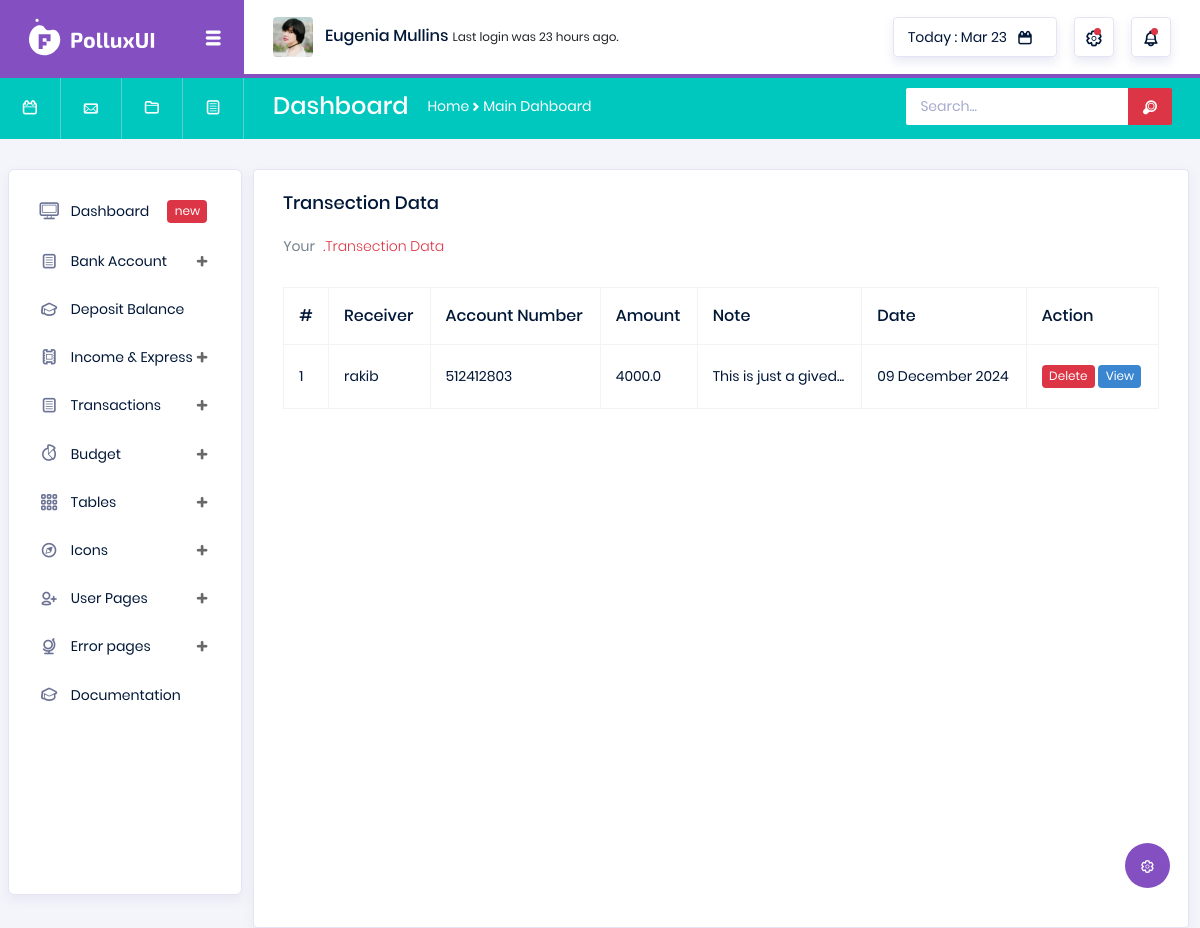
Before: /transection-data/ (signed in) with the older database file.
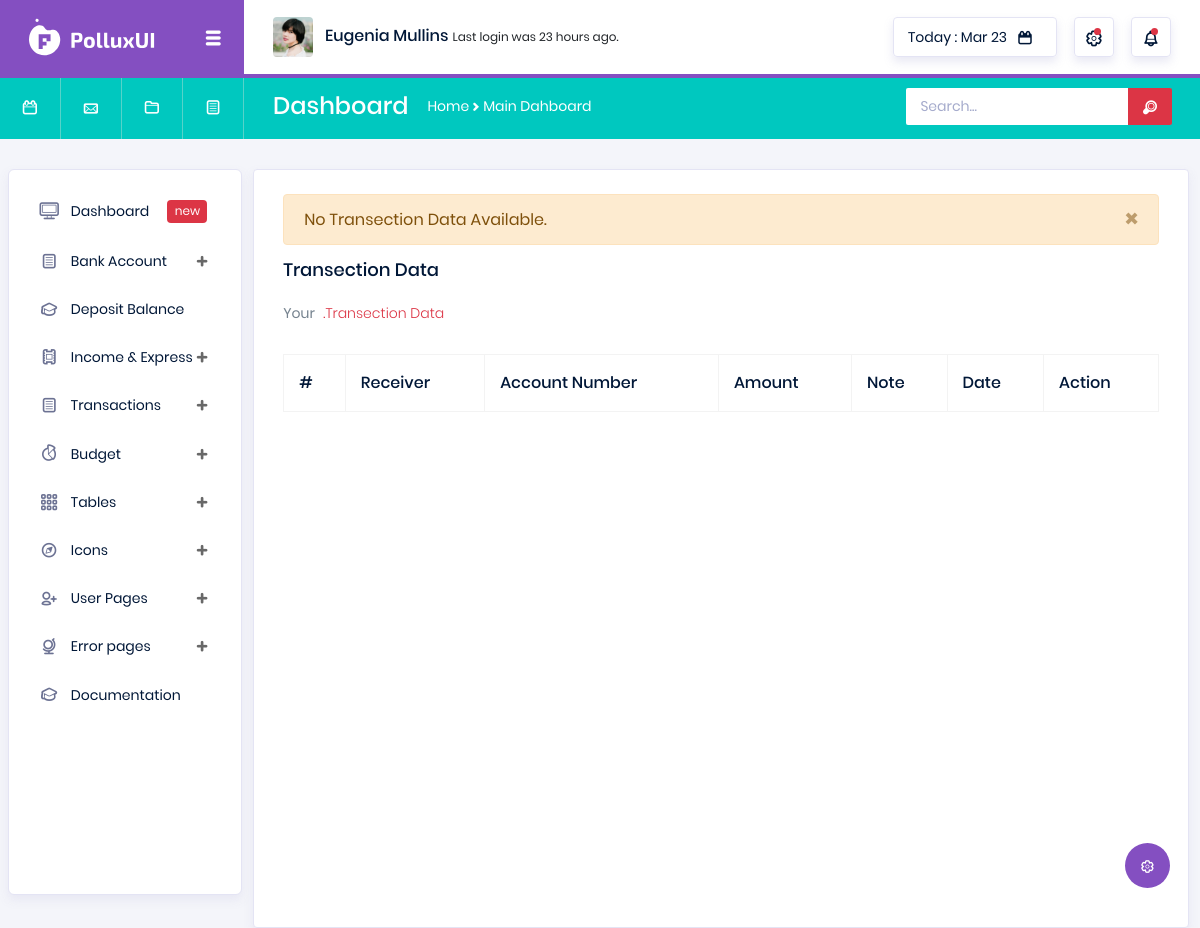
After: the same page with the newer database file.
### transactions/models.py (models this page shows)
class Transaction(models.Model):
    send_user = models.ForeignKey(User, on_delete=models.CASCADE, related_name='send_user')
    receive_user = models.ForeignKey(User, on_delete=models.CASCADE, related_name='receive_user')
    account_number = models.CharField(max_length=3600)
    amount = models.FloatField(default=0)
    note = models.TextField()
    transection_date = models.DateTimeField(auto_now_add=True)

### transactions/views.py (the view)
# urls.py: path('transection-data/', views.transection_data, name='transection_data'),
def transection_data(request):
    current_user = request.user
    transection_data = Transaction.objects.filter(send_user=current_user)
    if not transection_data.exists():
        messages.warning(request, "No Transection Data Available.")
    context = {
        'transection_data':transection_data
    }
    return render(request, 'transaction/transection_data.html', context)

### templates/transaction/transection_data.html (shortened to what this page needs)
{% extends 'base.html' %}
{% load static %}
{% block body %}
<div class="col-lg-12 grid-margin stretch-card">
    <div class="card">
      <div class="card-body">
        {% include "shared/messages.html" %}
        <h4 class="card-title">Transection Data</h4>
        <p class="card-description">
          Your <code>.Transection Data</code>
        </p>
        <div class="table-responsive pt-3">
          <table class="table table-bordered">
            <thead>
              <tr>
                <th>
                  #
                </th>
                <th>
                  Receiver
                </th>
                <th>
                  Account Number
                </th>
                <th>
                  Amount
                </th>
                <th>
                  Note
                </th>
                <th>
                  Date
                </th>
                <th>
                  Action
                </th>
              </tr>
            </thead>
            <tbody>
              {% for data in transection_data %}
              <tr>
                <td>
                  {{forloop.counter}}
                </td>
                <td>
                  {{data.receive_user}}
                </td>
                <td>
                    {{data.account_number}}
                </td>
                <td>
                    {{data.amount}}
                  </td>
                <td>
                  {{data.note|slice:30}}...
                </td>
                <td>
                    {{data.transection_date|date:"d F Y"}}
                </td>
                <td>
                  <a href="" class="badge badge-danger">Delete</a>
                  <a href="" class="badge badge-info">View</a>
                </td>
              </tr>
            {% endfor %}
            </tbody>
          </table>
        </div>
      </div>
    </div>
  </div>
{% endblock %}

Changed rows visible on the page:
removed Transaction: receive_user "rakib", account_number "512412803", amount "4000.0", note "This is just a gived", transection_date "09 December 2024"
Other visible differences:
new list line: "No Transection Data Available. ×"
